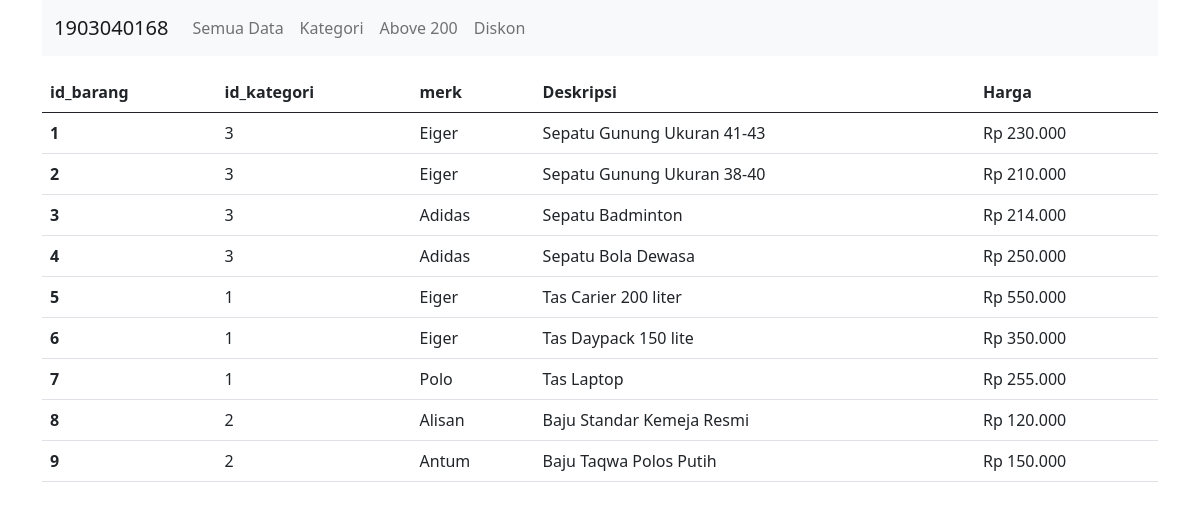
The page / on the database its author committed.
### tables this page shows
CREATE TABLE `barang` (
  `id_barang` varchar(10) NOT NULL,
  `id_kategori` varchar(10) NOT NULL,
  `merk` varchar(50) NOT NULL,
  `deskripsi` text NOT NULL,
  `harga` int(20) NOT NULL
);

### index.php (the view)
<?php
require "header.php";
require "fungsi.php"; ?>
<table class="table">
    <thead>
        <tr>
            <th scope="col">id_barang</th>
            <th scope="col">id_kategori</th>
            <th scope="col">merk</th>
            <th scope="col">Deskripsi</th>
            <th scope="col">Harga</th>
        </tr>
    </thead>
    <tbody>
        <?php
        $i = 1;
        $data = mysqli_query($koneksi, "select * from barang");
        while ($row = mysqli_fetch_array($data)) { ?>
            <tr>
                <th scope="row"><?php echo $i++ ?></th>
                <td><?php echo $row['id_kategori'] ?></td>
                <td><?php echo $row['merk'] ?></td>
                <td><?php echo $row['deskripsi'] ?></td>
                <td><?php $harga = number_format($row['harga'], 0, ".", ".");
                    echo "Rp " . $harga ?></td>
            </tr>
        <?php } ?>
    </tbody>
</table>
<?php require "footer.php"; ?>

### header.php (shortened to what this page needs)
<!doctype html>
<html lang="en">
<head>
    <link href="https://cdn.jsdelivr.net/npm/bootstrap@5.0.2/dist/css/bootstrap.min.css" rel="stylesheet">
</head>
<body>
    <body>
        <div class="container">
            <nav class="navbar navbar-expand-lg navbar-light bg-light mb-3">
                <div class="container-fluid">
                    <a class="navbar-brand" href="#">1903040168</a>
                    <div class="collapse navbar-collapse" id="navbarNav">
                        <ul class="navbar-nav">
                            <li class="nav-item">
                                <a class="nav-link" href="index.php">Semua Data</a>
                            </li>
                            <li class="nav-item">
                                <a class="nav-link" href="kategori.php">Kategori</a>
                            </li>
                            <li class="nav-item">
                                <a class="nav-link" href="harga.php">Above 200</a>
                            </li>
                            <li class="nav-item">
                                <a class="nav-link" href="diskon.php">Diskon</a>
                            </li>
                        </ul>
                    </div>
                </div>
            </nav>

### footer.php (shortened to what this page needs)
</div>
</body>
</html>

### rows shown on the page
barang: id_kategori "3", merk "Eiger", deskripsi "Sepatu Gunung Ukuran 41-43", harga "230.000"
barang: id_kategori "3", merk "Eiger", deskripsi "Sepatu Gunung Ukuran 38-40", harga "210.000"
barang: id_kategori "3", merk "Adidas", deskripsi "Sepatu Badminton", harga "214.000"
barang: id_kategori "3", merk "Adidas", deskripsi "Sepatu Bola Dewasa", harga "250.000"
barang: id_kategori "1", merk "Eiger", deskripsi "Tas Carier 200 liter", harga "550.000"
barang: id_kategori "1", merk "Eiger", deskripsi "Tas Daypack 150 lite", harga "350.000"
barang: id_kategori "1", merk "Polo", deskripsi "Tas Laptop", harga "255.000"
barang: id_kategori "2", merk "Alisan", deskripsi "Baju Standar Kemeja Resmi", harga "120.000"
barang: id_kategori "2", merk "Antum", deskripsi "Baju Taqwa Polos Putih", harga "150.000"
